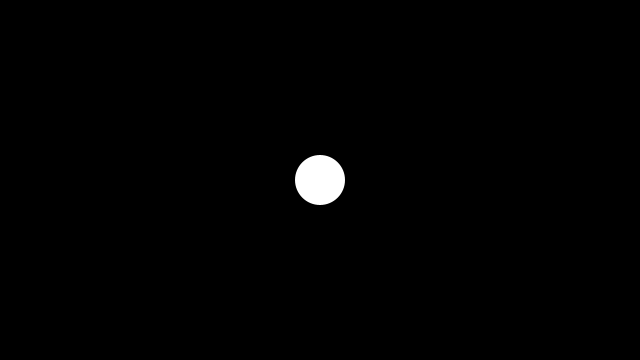
Frame 1 (no input)
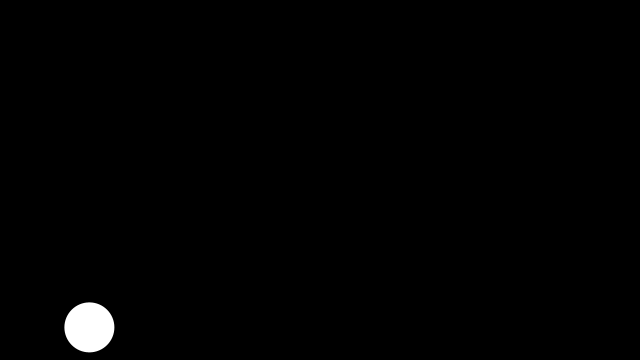
Frame 60 (the mouse pressed at the canvas centre just before this capture)
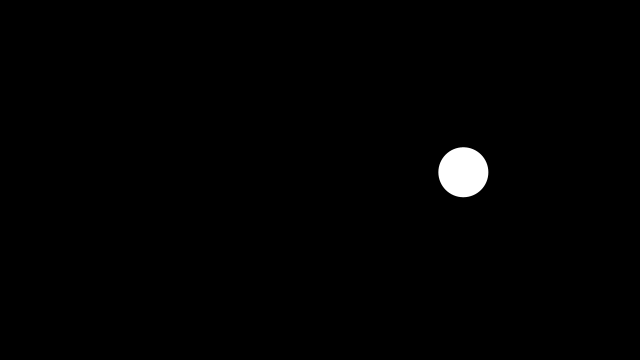
Frame 120 (the mouse held since frame 60 and released just before this capture)

The Processing sketch that drew these frames (run headless with seeded random() and noise(); from frame 60 on, the mouse is pressed at the canvas centre):

// Processing sketch: w4_conditional_stp_0
// ── w4_conditional_stp_0.pde
float x, y;
float speedX, speedY;
float rad = 25;


void setup() {
  size(640, 360);
  noStroke();
  x = width * 0.5;
  y = height * 0.5;
  speedX = random(3, 8);
  if (random(1) < .5) {
    speedX *= -1;
  }
  speedY = random(3, 8);
  if (random(1) < .5) {
    speedY *= -1;
  }
}

void draw() {
  background(0);

  fill(255);
  circle(x, y, rad * 2);

  x += speedX;
  y += speedY;

  //  if (x > width) {
  //    x = 0;
  //  } else if (x < 0) {
  //    x = width;
  //  }

  if (x > width - rad || x < rad) {
    speedX *= -1;
  }
  if (y > height - rad || y < rad) {
    speedY *= -1;
  }
}
